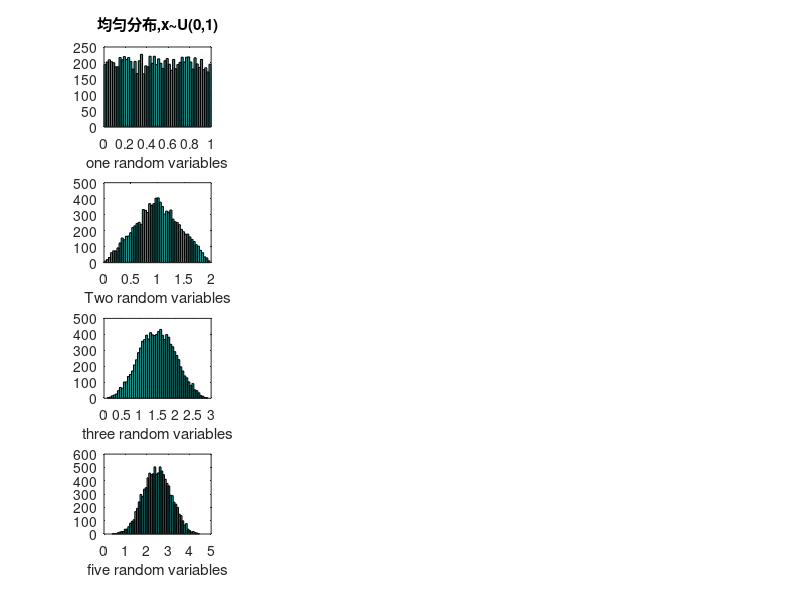

Write the MATLAB code that produced this figure. (Note: this script raises an error after producing the figure.)
%%验证中心极限定理，画出钟形图，并对分布进行正态分布检验
%%by王成龙
%%
close all
len=10000;
bin=50;
a=unifrnd(0,1,1,len);
a1=unifrnd(0,1,1,len);
a2=unifrnd(0,1,1,len);
a3=unifrnd(0,1,1,len);
a4=unifrnd(0,1,1,len);
subplot(4,4,1)
hist(a,bin)
xlabel('one random variables')
title('均匀分布,x~U(0,1)')
subplot(4,4,5)
hist(a+a1,bin)
xlabel('Two random variables')
subplot(4,4,9)
hist(a+a1+a2,bin)
xlabel('three random variables')
subplot(4,4,13)
hist(a+a1+a2+a3+a4,bin)      %%钟形图
xlabel('five random variables')
h_a =lillietest(a+a1+a2+a3+a4) %%正态分布检验



%%
b=randn(1,len);
b1=randn(1,len);
b2=randn(1,len);
b3=randn(1,len);
b4=randn(1,len);
subplot(4,4,2)
hist(b,bin)
title('高斯分布,x~N(0,1),')
xlabel('one random variables')
h = findobj(gca,'Type','patch');
h.FaceColor = [0 0.5 0.5];
h.EdgeColor = 'w';
subplot(4,4,6)
hist(b+b1,bin)
xlabel('Two random variables')
h = findobj(gca,'Type','patch');
h.FaceColor = [0 0.5 0.5];
h.EdgeColor = 'w';
subplot(4,4,10)
hist(b+b1+b2,bin)
xlabel('three random variables')
h = findobj(gca,'Type','patch');
h.FaceColor = [0 0.5 0.5];
h.EdgeColor = 'w';
subplot(4,4,14)
hist(b+b1+b2+b3+b4,bin)      %%钟形图
xlabel('five random variables')
h = findobj(gca,'Type','patch');
h.FaceColor = [0 0.5 0.5];
h.EdgeColor = 'w';
h_b =lillietest(b+b1+b2+b3+b4) %%正态分布检验
%%
c=exprnd(5,1,len);
c1=exprnd(5,1,len);
c2=exprnd(5,1,len);
c3=exprnd(5,1,len);
c4=exprnd(5,1,len);
subplot(4,4,3)
hist(c,bin)
title('指数分布,mu=5')
xlabel('one random variables')
h = findobj(gca,'Type','patch');
h.FaceColor = [0 0.5 0];
h.EdgeColor = 'w';
subplot(4,4,7)
hist(c+c1,bin)
xlabel('Two random variables')
h = findobj(gca,'Type','patch');
h.FaceColor = [0 0.5 0];
h.EdgeColor = 'w';
subplot(4,4,11)
hist(c+c1+c2,bin)
xlabel('three random variables')
h = findobj(gca,'Type','patch');
h.FaceColor = [0 0.5 0];
h.EdgeColor = 'w';
subplot(4,4,15)
hist(c+c1+c2+c3+c4,bin)      %%钟形图
xlabel('five random variables')
h = findobj(gca,'Type','patch');
h.FaceColor = [0 0.5 0];
h.EdgeColor = 'w';
h_c =lillietest(c+c1+c2+c3+c4) %%正态分布检验

%%
d=chi2rnd(5,1,len);
d1=chi2rnd(5,1,len);
d2=chi2rnd(5,1,len);
d3=chi2rnd(5,1,len);
d4=chi2rnd(5,1,len);
subplot(4,4,4)
hist(d,bin)
title('卡方分布,V=5')
xlabel('one random variables')
h = findobj(gca,'Type','patch');
h.FaceColor = [0 0 0.5];
h.EdgeColor = 'w';
subplot(4,4,8)
hist(d+d1,bin)
xlabel('Two random variables')
h = findobj(gca,'Type','patch');
h.FaceColor = [0 0 0.5];
h.EdgeColor = 'w';
subplot(4,4,12)
hist(d+d1+d2,bin)
xlabel('three random variables')
h = findobj(gca,'Type','patch');
h.FaceColor = [0 0 0.5];
h.EdgeColor = 'w';
subplot(4,4,16)
hist(d+d1+d2+d3+d4,bin)      %%钟形图
xlabel('five random variables')
h = findobj(gca,'Type','patch');
h.FaceColor = [0 0 0.5];
h.EdgeColor = 'w';
h_d =lillietest(d+d1+d2+d3+d4) %%正态分布检验
 
for ai=0:10000
    a=a+unifrnd(0,1,1,len);
    h_a_ =lillietest(a);
    if h_a_ == 0
        ai
        figure
        hist(a)
        break;
    end
end
disp('end')
for ci=0:10000
    c=c+exprnd(5,1,len);
    h_c_ =lillietest(c);
    if h_c_ == 0
        ci
        figure
        hist(c)
        break;
    end
end
disp('end')
for di=0:10000
    d=d+chi2rnd(5,1,len);
    h_d_ =lillietest(d);
    if h_d_ == 0
        di
        figure
        hist(d)
        break;
    end
end
disp('end')